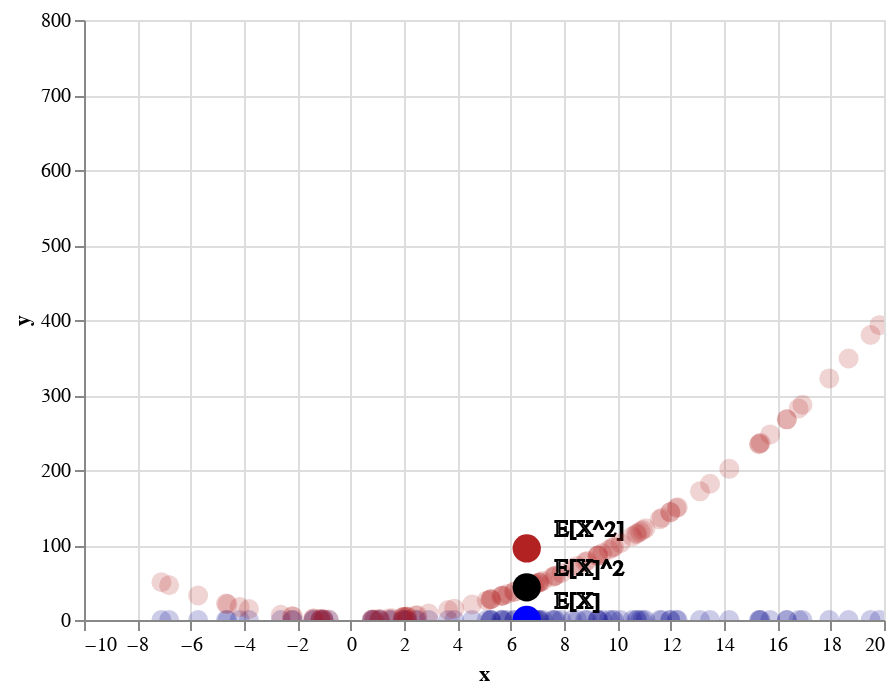

The notebook cell this image was saved under:
### Markdown cell above
### Square the expected value of the sample.

If we square the expected value of the sample (i.e. the blue dot) we get the value $\mathbb{E}[X]^2$. This will be a point along the red curve. We show this as a big black dot.

### Code cell
%load_ext autoreload
%autoreload 2

domain = (-10, 20)
x_points = make_scatter_chart(opacity=.2, X=s, Y=np.zeros(len(s)), domain=domain)
expected_x, labels = make_scatter_chart_with_labels(X=[np.mean(s)], Y=[0], L=["E[X]"], domain=domain, opacity=1)
expectedx2, labelsx2 = make_scatter_chart_with_labels(X=[np.mean(s)], Y=[np.mean(s) ** 2], L=["E[X]^2"], domain=domain, color="black", opacity=1)
expected_x2, labels2 = make_scatter_chart_with_labels(X=[np.mean(s)], Y=[np.mean([i ** 2 for i in s])], L=["E[X^2]"], domain=domain, opacity=1, color="firebrick")
x2_points = make_scatter_chart(opacity=.2, X=s, Y=[i ** 2 for i in s], color="firebrick", domain=domain, size=100)

x_points + expected_x + labels + expected_x2 + labels2 + x2_points + expectedx2 + labelsx2

### Figure 1 — Vega-Lite specification as saved in the notebook (floating-point values rounded to 4 significant figures)
{"$schema": "https://vega.github.io/schema/vega-lite/v2.6.0.json", "config": {"view": {"height": 300, "width": 400}}, "layer": [{"data": {"values": [{"x": 16.36, "y": 0}, {"x": 2.067, "y": 0}, {"x": 5.266, "y": 0}, {"x": -1.135, "y": 0}, {"x": 13.48, "y": 0}, {"x": -1.015, "y": 0}, {"x": 15.31, "y": 0}, {"x": 9.284, "y": 0}, {"x": 6.526, "y": 0}, {"x": 10.56, "y": 0}, {"x": 6.129, "y": 0}, {"x": 5.233, "y": 0}, {"x": 2.106, "y": 0}, {"x": 8.304, "y": 0}, {"x": 5.632, "y": 0}, {"x": 0.889, "y": 0}, {"x": -4.163, "y": 0}, {"x": 2.438, "y": 0}, {"x": 6.864, "y": 0}, {"x": 5.877, "y": 0}, {"x": 1.554, "y": 0}, {"x": 2.123, "y": 0}, {"x": -1.382, "y": 0}, {"x": 6.556, "y": 0}, {"x": 2.925, "y": 0}, {"x": 9.819, "y": 0}, {"x": 9.686, "y": 0}, {"x": -2.201, "y": 0}, {"x": -5.721, "y": 0}, {"x": 1.971, "y": 0}, {"x": 15.33, "y": 0}, {"x": 7.637, "y": 0}, {"x": 18.67, "y": 0}, {"x": 2.501, "y": 0}, {"x": -6.807, "y": 0}, {"x": 24.5, "y": 0}, {"x": -15.13, "y": 0}, {"x": 7.209, "y": 0}, {"x": -7.096, "y": 0}, {"x": 11.67, "y": 0}, {"x": -1.126, "y": 0}, {"x": 7.565, "y": 0}, {"x": 7.684, "y": 0}, {"x": 1.986, "y": 0}, {"x": 15.73, "y": 0}, {"x": 8.867, "y": 0}, {"x": 14.2, "y": 0}, {"x": 13.1, "y": 0}, {"x": 6.149, "y": 0}, {"x": 9.276, "y": 0}, {"x": 0.7951, "y": 0}, {"x": 8.793, "y": 0}, {"x": 12.22, "y": 0}, {"x": -3.815, "y": 0}, {"x": 10.95, "y": 0}, {"x": -2.163, "y": 0}, {"x": 1.428, "y": 0}, {"x": 16.8, "y": 0}, {"x": 5.099, "y": 0}, {"x": 9.436, "y": 0}, {"x": -4.676, "y": 0}, {"x": 16.36, "y": 0}, {"x": 11.59, "y": 0}, {"x": -2.62, "y": 0}, {"x": 16.94, "y": 0}, {"x": 4.552, "y": 0}, {"x": 11.98, "y": 0}, {"x": 5.684, "y": 0}, {"x": 28.09, "y": 0}, {"x": 7.896, "y": 0}, {"x": 17.95, "y": 0}, {"x": 19.83, "y": 0}, {"x": 9.875, "y": 0}, {"x": 11.06, "y": 0}, {"x": -4.62, "y": 0}, {"x": 10.75, "y": 0}, {"x": 5.712, "y": 0}, {"x": 8.495, "y": 0}, {"x": 7.095, "y": 0}, {"x": -1.406, "y": 0}, {"x": 19.5, "y": 0}, {"x": 10.7, "y": 0}, {"x": 11.99, "y": 0}, {"x": 5.258, "y": 0}, {"x": 15.37, "y": 0}, {"x": 10.12, "y": 0}, {"x": 1.073, "y": 0}, {"x": 7.065, "y": 0}, {"x": -1.023, "y": 0}, {"x": -0.8238, "y": 0}, {"x": 1.096, "y": 0}, {"x": 10.86, "y": 0}, {"x": 6.939, "y": 0}, {"x": 1.95, "y": 0}, {"x": 0.8162, "y": 0}, {"x": 12.27, "y": 0}, {"x": 9.251, "y": 0}, {"x": 3.655, "y": 0}, {"x": 7.029, "y": 0}, {"x": 3.884, "y": 0}]}, "encoding": {"x": {"field": "x", "scale": {"domain": [-10, 20]}, "type": "quantitative"}, "y": {"field": "y", "type": "quantitative"}}, "mark": {"clip": true, "color": "darkblue", "filled": true, "opacity": 0.2, "size": 100, "type": "point"}}, {"data": {"values": [{"label": "E[X]", "x": 6.603, "y": 0}]}, "encoding": {"x": {"field": "x", "scale": {"domain": [-10, 20]}, "type": "quantitative"}, "y": {"field": "y", "type": "quantitative"}}, "mark": {"clip": true, "color": "blue", "filled": true, "opacity": 1, "size": 200, "type": "point"}}, {"data": {"values": [{"label": "E[X]", "x": 6.603, "y": 0}]}, "encoding": {"text": {"field": "label", "type": "nominal"}, "x": {"field": "x", "scale": {"domain": [-10, 20]}, "type": "quantitative"}, "y": {"field": "y", "type": "quantitative"}}, "mark": {"align": "left", "baseline": "bottom", "dx": 16, "fill": "white", "fillOpacity": 1, "opacity": 1, "stroke": "black", "type": "text", "xOffset": -2, "yOffset": -4}}, {"data": {"values": [{"label": "E[X^2]", "x": 6.603, "y": 95.37}]}, "encoding": {"x": {"field": "x", "scale": {"domain": [-10, 20]}, "type": "quantitative"}, "y": {"field": "y", "type": "quantitative"}}, "mark": {"clip": true, "color": "firebrick", "filled": true, "opacity": 1, "size": 200, "type": "point"}}, {"data": {"values": [{"label": "E[X^2]", "x": 6.603, "y": 95.37}]}, "encoding": {"text": {"field": "label", "type": "nominal"}, "x": {"field": "x", "scale": {"domain": [-10, 20]}, "type": "quantitative"}, "y": {"field": "y", "type": "quantitative"}}, "mark": {"align": "left", "baseline": "bottom", "dx": 16, "fill": "white", "fillOpacity": 1, "opacity": 1, "stroke": "black", "type": "text", "xOffset": -2, "yOffset": -4}}, {"data": {"values": [{"x": 16.36, "y": 267.5}, {"x": 2.067, "y": 4.274}, {"x": 5.266, "y": 27.73}, {"x": -1.135, "y": 1.288}, {"x": 13.48, "y": 181.6}, {"x": -1.015, "y": 1.031}, {"x": 15.31, "y": 234.4}, {"x": 9.284, "y": 86.19}, {"x": 6.526, "y": 42.59}, {"x": 10.56, "y": 111.6}, {"x": 6.129, "y": 37.57}, {"x": 5.233, "y": 27.38}, {"x": 2.106, "y": 4.434}, {"x": 8.304, "y": 68.95}, {"x": 5.632, "y": 31.72}, {"x": 0.889, "y": 0.7904}, {"x": -4.163, "y": 17.33}, {"x": 2.438, "y": 5.942}, {"x": 6.864, "y": 47.12}, {"x": 5.877, "y": 34.54}, {"x": 1.554, "y": 2.416}, {"x": 2.123, "y": 4.508}, {"x": -1.382, "y": 1.909}, {"x": 6.556, "y": 42.97}, {"x": 2.925, "y": 8.558}, {"x": 9.819, "y": 96.41}, {"x": 9.686, "y": 93.82}, {"x": -2.201, "y": 4.846}, {"x": -5.721, "y": 32.73}, {"x": 1.971, "y": 3.885}, {"x": 15.33, "y": 235.0}, {"x": 7.637, "y": 58.32}, {"x": 18.67, "y": 348.6}, {"x": 2.501, "y": 6.257}, {"x": -6.807, "y": 46.34}, {"x": 24.5, "y": 600.2}, {"x": -15.13, "y": 229.0}, {"x": 7.209, "y": 51.97}, {"x": -7.096, "y": 50.35}, {"x": 11.67, "y": 136.2}, {"x": -1.126, "y": 1.269}, {"x": 7.565, "y": 57.23}, {"x": 7.684, "y": 59.05}, {"x": 1.986, "y": 3.943}, {"x": 15.73, "y": 247.5}, {"x": 8.867, "y": 78.63}, {"x": 14.2, "y": 201.6}, {"x": 13.1, "y": 171.6}, {"x": 6.149, "y": 37.81}, {"x": 9.276, "y": 86.04}, {"x": 0.7951, "y": 0.6323}, {"x": 8.793, "y": 77.32}, {"x": 12.22, "y": 149.3}, {"x": -3.815, "y": 14.56}, {"x": 10.95, "y": 120.0}, {"x": -2.163, "y": 4.681}, {"x": 1.428, "y": 2.038}, {"x": 16.8, "y": 282.1}, {"x": 5.099, "y": 26.0}, {"x": 9.436, "y": 89.03}, {"x": -4.676, "y": 21.87}, {"x": 16.36, "y": 267.5}, {"x": 11.59, "y": 134.2}, {"x": -2.62, "y": 6.864}, {"x": 16.94, "y": 287.1}, {"x": 4.552, "y": 20.72}, {"x": 11.98, "y": 143.5}, {"x": 5.684, "y": 32.31}, {"x": 28.09, "y": 789.2}, {"x": 7.896, "y": 62.34}, {"x": 17.95, "y": 322.1}, {"x": 19.83, "y": 393.1}, {"x": 9.875, "y": 97.51}, {"x": 11.06, "y": 122.3}, {"x": -4.62, "y": 21.34}, {"x": 10.75, "y": 115.6}, {"x": 5.712, "y": 32.62}, {"x": 8.495, "y": 72.16}, {"x": 7.095, "y": 50.33}, {"x": -1.406, "y": 1.976}, {"x": 19.5, "y": 380.1}, {"x": 10.7, "y": 114.5}, {"x": 11.99, "y": 143.8}, {"x": 5.258, "y": 27.64}, {"x": 15.37, "y": 236.4}, {"x": 10.12, "y": 102.4}, {"x": 1.073, "y": 1.152}, {"x": 7.065, "y": 49.91}, {"x": -1.023, "y": 1.048}, {"x": -0.8238, "y": 0.6786}, {"x": 1.096, "y": 1.201}, {"x": 10.86, "y": 117.9}, {"x": 6.939, "y": 48.16}, {"x": 1.95, "y": 3.804}, {"x": 0.8162, "y": 0.6662}, {"x": 12.27, "y": 150.5}, {"x": 9.251, "y": 85.58}, {"x": 3.655, "y": 13.36}, {"x": 7.029, "y": 49.41}, {"x": 3.884, "y": 15.08}]}, "encoding": {"x": {"field": "x", "scale": {"domain": [-10, 20]}, "type": "quantitative"}, "y": {"field": "y", "type": "quantitative"}}, "mark": {"clip": true, "color": "firebrick", "filled": true, "opacity": 0.2, "size": 100, "type": "point"}}, {"data": {"values": [{"label": "E[X]^2", "x": 6.603, "y": 43.6}]}, "encoding": {"x": {"field": "x", "scale": {"domain": [-10, 20]}, "type": "quantitative"}, "y": {"field": "y", "type": "quantitative"}}, "mark": {"clip": true, "color": "black", "filled": true, "opacity": 1, "size": 200, "type": "point"}}, {"data": {"values": [{"label": "E[X]^2", "x": 6.603, "y": 43.6}]}, "encoding": {"text": {"field": "label", "type": "nominal"}, "x": {"field": "x", "scale": {"domain": [-10, 20]}, "type": "quantitative"}, "y": {"field": "y", "type": "quantitative"}}, "mark": {"align": "left", "baseline": "bottom", "dx": 16, "fill": "white", "fillOpacity": 1, "opacity": 1, "stroke": "black", "type": "text", "xOffset": -2, "yOffset": -4}}]}
